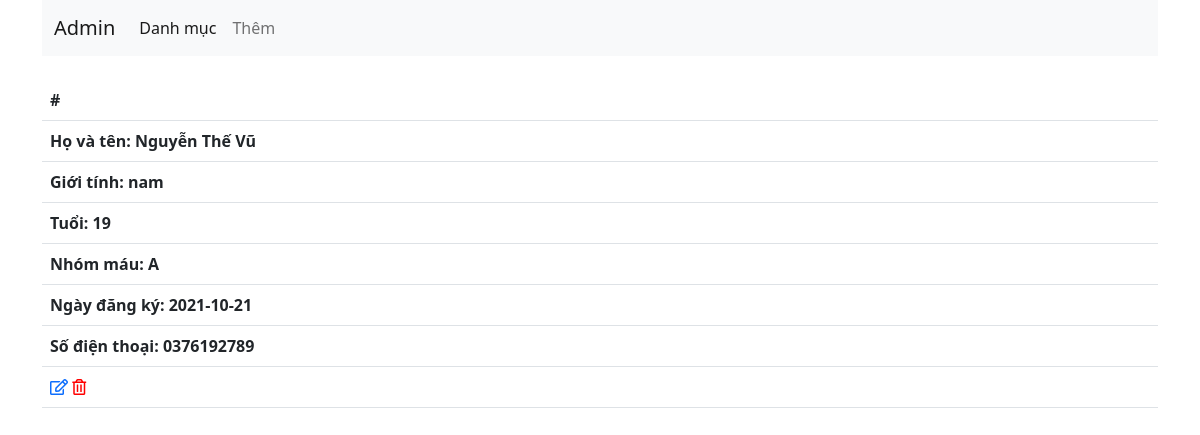
The page /chitiet.php?id=4 on the database its author committed.
### tables this page shows
CREATE TABLE `blood_donor` (
  `db_id` int(11) NOT NULL,
  `bd_name` varchar(100) DEFAULT NULL,
  `bd_sex` varchar(20) DEFAULT NULL,
  `db_age` int(11) DEFAULT NULL,
  `bd_group` char(10) DEFAULT NULL,
  `bd_reg_date` date DEFAULT NULL,
  `bd_phno` varchar(20) DEFAULT NULL
);

### src/chitiet.php (the view, shortened to what this page needs)
<?php
require('./db/config.php');
?>
<!doctype html>
<html lang="en">
<head>
    <link rel="stylesheet" href="https://pro.fontawesome.com/releases/v5.10.0/css/all.css" />
    <link rel="stylesheet" href="https://cdn.jsdelivr.net/npm/bootstrap@5.0.2/dist/css/bootstrap.min.css">
</head>
<body>
    <div class="container">
        <nav class="navbar navbar-expand-lg navbar-light bg-light">
            <div class="container-fluid">
                <a class="navbar-brand" href="#">Admin</a>
                <div class="collapse navbar-collapse" id="navbarNav">
                    <ul class="navbar-nav">
                        <li class="nav-item">
                            <a class="nav-link active" aria-current="page" href="./index.php">Danh mục</a>
                        </li>
                        <li class="nav-item">
                            <a class="nav-link" href="./them.php">Thêm</a>
                        </li>
                    </ul>
                </div>
            </div>
        </nav>
        <div class="mt-4">
            <table class="table">
                <thead>
                    <?php
                        $id = $_GET['id'];
                        $select = "SELECT * FROM blood_donor where db_id = $id";
                        $result = mysqli_query($conn, $select);
                        while($row = mysqli_fetch_assoc($result)) {
                        ?>
                        <tr>
                        <th scope="col">#</th>
                        </tr>
                        <tr>
                       <th scope="col"> Họ và tên: <?php echo $row['bd_name']; ?></th>
                        </tr>
                        <tr>
                        <th scope="col">Giới tính: <?php echo $row['bd_sex']; ?></th>
                        </tr>
                        <tr>
                        <th scope="col">Tuổi: <?php echo $row['db_age']; ?></th>
                        </tr>
                        <tr>
                        <th scope="col">Nhóm máu: <?php echo $row['bd_group']; ?></th>
                        </tr>
                        <tr>
                        <th scope="col">Ngày đăng ký: <?php echo $row['bd_reg_date']; ?></th>
                        </tr>
                        <tr>
                        <th scope="col">Số điện thoại: <?php echo $row['bd_phno']; ?></th>
                        </tr>
                        <tr>
                            <th scope="col">
                                <a href="./sua.php?id=<?php echo $id; ?>"><i class="far fa-edit"></i></a>
                                <a href="./delete.php?id=<?php echo $id; ?>"><i class="far fa-trash-alt" style="color: red;"></i></a>
                            </th>
                        </tr>
                    <?php } ?>
                </thead>
            </table>
        </div>
    </div>
</body>
</html>

### rows shown on the page
blood_donor: bd_name "Nguyễn Thế Vũ", bd_sex "nam", db_age "19", bd_group "A", bd_reg_date "2021-10-21", bd_phno "0376192789"
